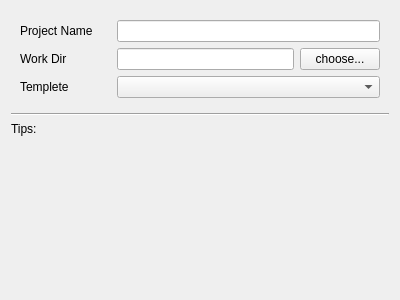
<?xml version="1.0" encoding="UTF-8"?>
<ui version="4.0">
 <class>AudioForm</class>
 <widget class="QWidget" name="AudioForm">
  <property name="geometry">
   <rect>
    <x>0</x>
    <y>0</y>
    <width>400</width>
    <height>300</height>
   </rect>
  </property>
  <property name="windowTitle">
   <string>Form</string>
  </property>
  <layout class="QVBoxLayout" name="verticalLayout_3">
   <item>
    <layout class="QHBoxLayout" name="horizontalLayout_2">
     <item>
      <widget class="QWidget" name="widget" native="true">
       <layout class="QVBoxLayout" name="verticalLayout">
        <item>
         <widget class="QLabel" name="label">
          <property name="text">
           <string>Project Name</string>
          </property>
         </widget>
        </item>
        <item>
         <widget class="QLabel" name="label_2">
          <property name="text">
           <string>Work Dir</string>
          </property>
         </widget>
        </item>
        <item>
         <widget class="QLabel" name="label_3">
          <property name="text">
           <string>Templete</string>
          </property>
         </widget>
        </item>
       </layout>
      </widget>
     </item>
     <item>
      <widget class="QWidget" name="widget_2" native="true">
       <layout class="QVBoxLayout" name="verticalLayout_2">
        <item>
         <widget class="QLineEdit" name="projectName"/>
        </item>
        <item>
         <layout class="QHBoxLayout" name="horizontalLayout">
          <item>
           <widget class="QLineEdit" name="workDir"/>
          </item>
          <item>
           <widget class="QPushButton" name="choose">
            <property name="text">
             <string>choose...</string>
            </property>
           </widget>
          </item>
         </layout>
        </item>
        <item>
         <widget class="QComboBox" name="comboBox"/>
        </item>
       </layout>
      </widget>
     </item>
    </layout>
   </item>
   <item>
    <widget class="Line" name="line">
     <property name="orientation">
      <enum>Qt::Horizontal</enum>
     </property>
    </widget>
   </item>
   <item>
    <widget class="QLabel" name="tips">
     <property name="text">
      <string>Tips:</string>
     </property>
    </widget>
   </item>
   <item>
    <spacer name="verticalSpacer">
     <property name="orientation">
      <enum>Qt::Vertical</enum>
     </property>
     <property name="sizeHint" stdset="0">
      <size>
       <width>20</width>
       <height>170</height>
      </size>
     </property>
    </spacer>
   </item>
  </layout>
 </widget>
 <resources/>
 <connections/>
</ui>
